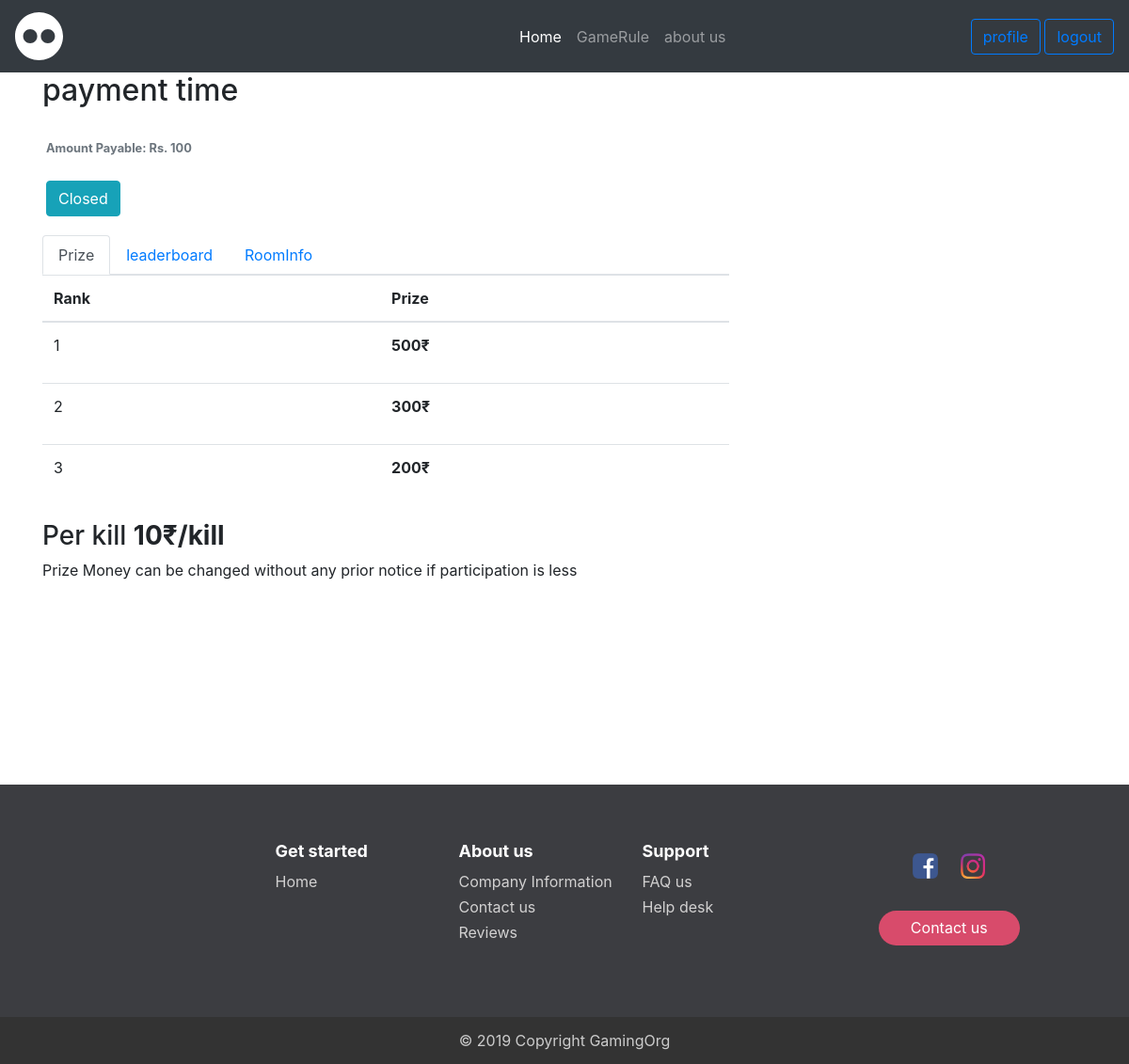
The app's page /payment/?id=14 (signed in), older data.
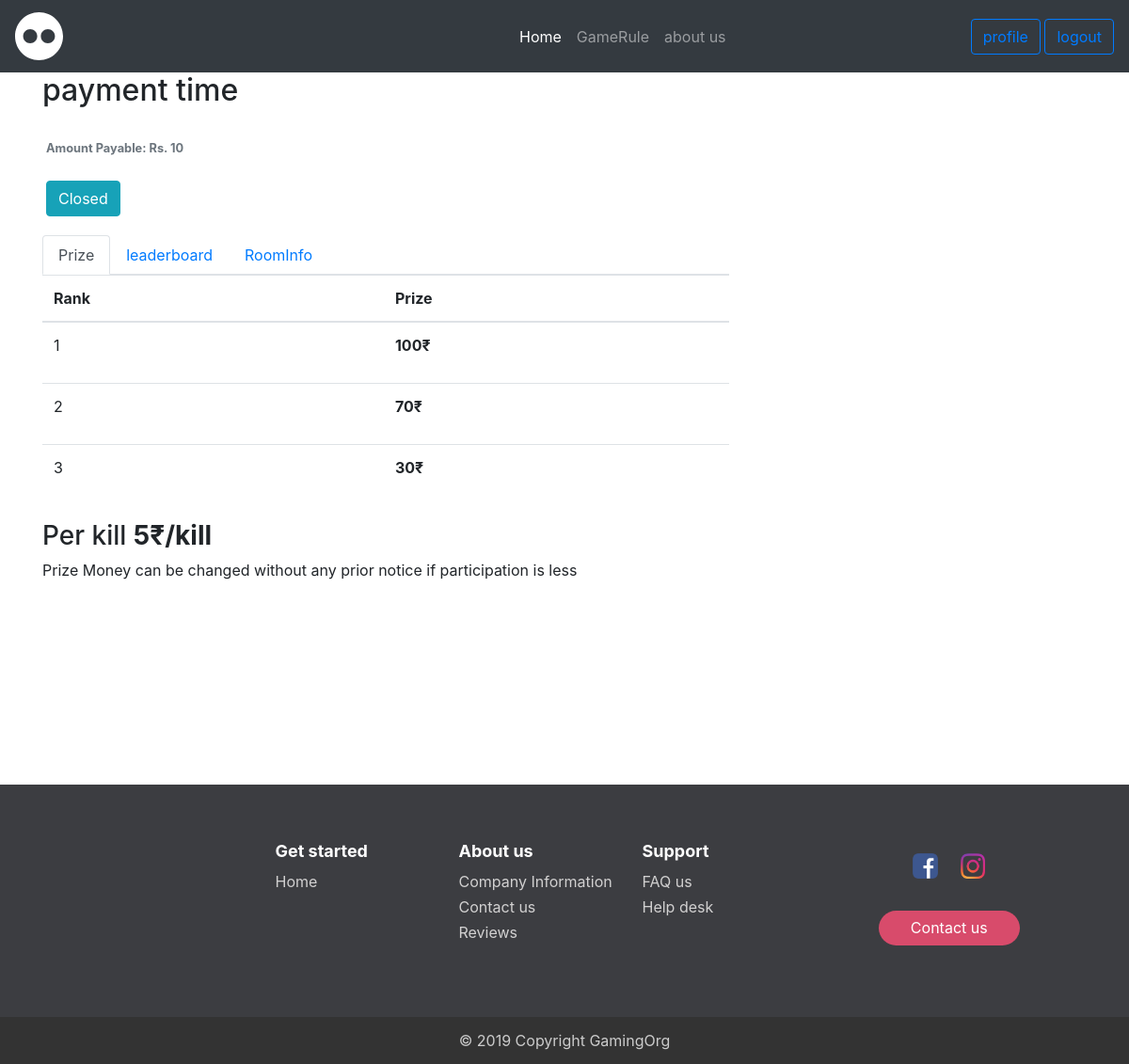
The same page, newer data.
### blog/models.py (models this page shows, shortened)
class Post(models.Model):
    title = models.CharField(max_length=100,default='pubg')
    participants = models.IntegerField(blank=True,default=100)
    timing = models.DateTimeField(default=datetime.now())
    reg_fee = models.IntegerField(blank=True,default=0)
    date_posted = models.DateTimeField(editable=False,default=timezone.now)
    author = models.ForeignKey(User, on_delete=models.CASCADE)
    team_type = models.CharField(max_length=50, blank=True)
    prize_pool = models.IntegerField(blank=True,default=0)
    per_kill = models.IntegerField(blank=True,default=0)
    moreinfo = models.CharField(max_length=100,blank=True)
    map = models.CharField(max_length=20, choices=MAP_CHOICES, default='Erangal')
    room_id = models.CharField(max_length=50, default='0')
    room_pass = models.CharField(max_length=50, default='0')
    rank_1 = models.IntegerField(blank=True,default=0)
    rank_2 = models.IntegerField(blank=True,default=0)
    rank_3 = models.IntegerField(blank=True,default=0)
    rank_4 = models.IntegerField(blank=True,default=0)
    rank_5 = models.IntegerField(blank=True,default=0)
    rank_6 = models.IntegerField(blank=True,default=0)
    rank_7 = models.IntegerField(blank=True,default=0)
    rank_8 = models.IntegerField(blank=True,default=0)
    rank_9 = models.IntegerField(blank=True,default=0)
    rank_10 = models.IntegerField(blank=True,default=0)
    def get_successful_order_count(self):
        return self.orders.filter(payment_status='TXN_SUCCESS').count()
    def get_successful_orders(self):
        data = []
        a = self.orders.filter(payment_status='TXN_SUCCESS')
        b = a.exclude(rank=None).order_by('rank')
        for item in b:
            data.append(item)
        c = a.filter(rank=None).order_by('total_kill')
        for item in c:
            data.append(item)
        return data
    def limit(self):
        nowtime = datetime.utcnow()
        t = timezone.now()
        t.astimezone(timezone.utc).replace(tzinfo=None)
        a = self.timing
        return a < t - timedelta(minutes=-15)

### blog/views.py (the view)
# urls.py: path('payment/', views.payment, name='blog-payment'),
@login_required
def payment(request):
    if not request.user.profile.pubgusername:
        messages.success(request, f'Please update your profile first')
        return redirect('profile')
    gameId = request.GET['id']
    print(gameId)
    game = Post.objects.get(id=gameId)
    context = {'game' : game }
    success = request.GET.get('success', None)
    if success is not None:
        print(success)
        if success == 'true':
            context['paymentSuccess'] = True
        else:
            context['paymentFailed'] = True
    if game.orders.filter(owner=request.user, payment_status='TXN_SUCCESS').exists():
        context['user_has_paid'] = True
    return render(request, 'users/payment.html', context)

### users/templates/users/payment.html (shortened to what this page needs)
{% extends "blog/base.html" %}
{% load static %}
{% load crispy_forms_tags %}
{% block content %}
    <h2>payment time</h2>
    <div class="card-body px-1">
        <small class="text-muted" style="align:center;">
            <b>Amount Payable: Rs. {{game.reg_fee}}</b>
            <br><br>
            {% if user_has_paid %}
              <a href='#' class='btn btn-info' style='color:white'> Paid </a>
            {% elif  game.get_successful_order_count is 100 %}
              <a href='#' class='btn btn-info' style='color:white'> Closed </a>
	      {% elif game.limit %}
                <a href='#' class='btn btn-info' style='color:white'> Closed </a>
            {% else %}
              <a href='/paytm/payment?id={{game.id}}' class='btn btn-info' style='color:white'> Pay Now </a>
            {% endif %}
        </small>
    </div>
<ul class="nav nav-tabs" id="myTab" role="tablist">
  <li class="nav-item">
    <a class="nav-link active" id="home-tab" data-toggle="tab" href="#home" role="tab" aria-controls="home" aria-selected="true">Prize</a>
  </li>
  <li class="nav-item">
    <a class="nav-link" id="profile-tab" data-toggle="tab" href="#profile" role="tab" aria-controls="profile" aria-selected="false">leaderboard</a>
  </li>
  <li class="nav-item">
    <a class="nav-link" id="contact-tab" data-toggle="tab" href="#contact" role="tab" aria-controls="contact" aria-selected="false">RoomInfo</a>
  </li>
</ul>
<div class="tab-content" id="myTabContent">
  <div class="tab-pane fade show active" id="home" role="tabpanel" aria-labelledby="home-tab">
        <table class="table" >
      <thead>
        <tr>
          <th scope="col">Rank</th>
          <th scope="col">Prize</th>
        </tr>
      </thead>
      <tbody>
        <tr> <td><p>1</p></td>
        <td><b>{{ game.rank_1 }}&#x20b9;</b></td>
        <tr> <td><p>2</p></td>
        <td><b>{{ game.rank_2 }}&#x20b9;</b></td>
        <tr> <td><p>3</p></td>
        <td><b>{{ game.rank_3 }}&#x20b9;</b></td>
      </tr>
    </table>
      <h3>Per kill <b>{{ game.per_kill }}&#x20b9/kill</b></h3>
<p>Prize Money can be changed without any prior notice if participation is less</p>
  </div>
</div>
{% endblock content %}

### blog/templates/blog/base.html (shortened to what this page needs)
{% load static %}
<!DOCTYPE html>
<html lang="en" dir="ltr">
  <head>
    <link rel="stylesheet" href="https://stackpath.bootstrapcdn.com/bootstrap/4.2.1/css/bootstrap.min.css">
    <link rel="stylesheet" href="{% static 'blog/main.css' %}">
  </head>
  <body>
  <nav class="navbar navbar-expand-lg navbar-dark bg-dark">
  <a class="navbar-brand" href="{% url 'blog-home' %}">
    <img src="{% static '/blog/logo2.svg' %}" alt="GamingOrg" id="logo" height="5%" width="5%">
  </a>
  <div class="collapse navbar-collapse" id="navbarSupportedContent">
    <ul class="navbar-nav mr-auto">
      <li class="nav-item active">
        <a class="nav-link" href="{% url 'blog-home' %}">Home <span class="sr-only">(current)</span></a>
      </li>
      <li class="nav-item">
        <a class="nav-link" href="{% url 'blog-gamerule' %}">GameRule</a>
      </li>
      <li class="nav-item">
        <a class="nav-link" href="{% url 'blog-about' %}" tabindex="-1" >about us</a>
      </li>
    </ul>
    <form class="form-inline my-2 my-lg-0">
    {% if user.is_authenticated %}
      <a class="btn btn-outline-primary my-2 my-sm-0" role="button" href="{% url 'profile' %}">profile</a>&nbsp
      <a class="btn btn-outline-primary my-2 my-sm-0" role="button" href="{% url 'logout' %}">logout</a>
    {% else %}
    <a href="{% url 'login' %}" class="btn btn-outline-primary my-2 my-sm-0" role="button" aria-disabled="true">Login</a>&nbsp&nbsp
    <a href="{% url 'register' %}" class="btn btn-outline-danger my-2 my-sm-0 " role="button" aria-disabled="true">SignUp</a>
    {% endif %}
    </form>
  </div>
</nav>
<main role="main" class="container">
      <div class="row">
        <div class="col-md-8">
          {% block content %}{% endblock %}
        </div>
     </div>
   </main>
    <div class="contents">
    </div>
        <footer id="myFooters">
            <div class="containers box">
                <div class="row">
                    <div class="col-sm-3">
                    </div>
                    <div class="col-sm-2">
                        <h5>Get started</h5>
                        <ul>
                            <li><a href="#">Home</a></li>
                        </ul>
                    </div>
                    <div class="col-sm-2">
                        <h5>About us</h5>
                        <ul>
                            <li><a href="#">Company Information</a></li>
                            <li><a href="https://www.facebook.com/GamingOrg">Contact us</a></li>
                            <li><a href="#">Reviews</a></li>
                        </ul>
                    </div>
                    <div class="col-sm-2">
                        <h5>Support</h5>
                        <ul>
                            <li><a href="{% url 'blog-faq' %}" tabindex="-1" >FAQ us</a></li>
                            <li><a href="https://www.facebook.com/GamingOrg">Help desk</a></li>
                        </ul>
                    </div>
                    <div class="col-sm-3">
                        <div class="social-networkss">
                            <a href="https://www.facebook.com/GamingOrg"><img src="{% static 'blog/fb.png' %}" alt="My image" height="10%" width="10%"></a>
                              <a href="https://www.instagram.com/"><img src="{% static 'blog/insta.png' %}" alt="My image" height="10%" width="10%"></a>
                        </div>
                        <button type="button" class="btn btn-default">Contact us</button>
                    </div>
                </div>
            </div>
            <div class="footer-copyrights">
                <p>© 2019 Copyright GamingOrg </p>
            </div>
        </footer>
  </body>
</html>

### static/blog/main.css (style rules this page uses)
#logo { height: 10%; width: 10%; }
#myFooters { background-color: #3c3d41; color: white; padding-top: 30px; }
#myFooters .footer-copyrights { background-color: #333333; padding-top: 3px; padding-bottom: 3px; text-align: center; }
#myFooters .row { margin-bottom: 60px; }
#myFooters .footer-copyrights p { margin: 10px; color: #ccc; }
.box { padding:0px; margin:0px; width:95%; }
#myFooters ul { list-style-type: none; padding-left: 0; line-height: 1.7; }
#myFooters h5 { font-size: 18px; color: white; font-weight: bold; margin-top: 30px; }
#myFooters a { color: #d2d1d1; text-decoration: none; }
#myFooters .social-networkss { text-align: center; padding-top: 30px; padding-bottom: 16px; }
#myFooters .social-networkss a { font-size: 32px; color: #f9f9f9; padding: 10px; transition: 0.2s; }
#myFooters .btn { color: white; background-color: #d84b6b; border-radius: 20px; border: none; width: 150px; display: block; margin: 0 auto; margin-top: 10px; line-height: 25px; }
.contents { flex: 1 0 auto; -webkit-flex: 1 0 auto; min-height: 200px; }
#myFooters { flex: 0 0 auto; -webkit-flex: 0 0 auto; }

Row changes from the older to the newer data that the page shows:
changed Post: reg_fee "100" → "10"; rank_1 "500" → "100"; rank_2 "300" → "70"; rank_3 "200" → "30"; per_kill "10" → "5"
